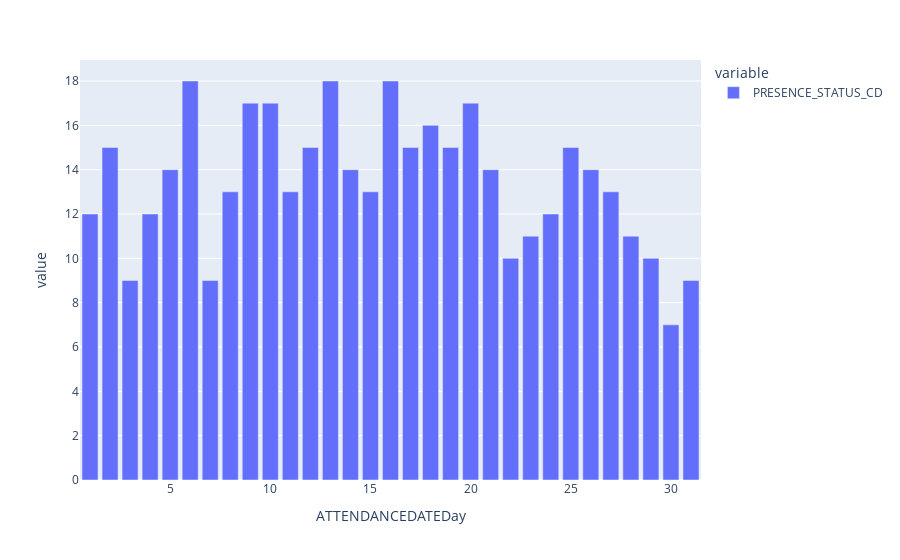

Notebook code cell kept with this figure:
### Code cell
df_temp = get_student_data(89271.0, "ATTENDANCEDATEDay", "Present")
df_temp.groupby("ATTENDANCEDATEDay")["PRESENCE_STATUS_CD"].count().plot(kind="bar")

### Figure 1 — Plotly figure (JSON) as saved in the notebook; plotly's stock layout.template omitted (floating-point values rounded to 4 significant figures)
{"data": [{"alignmentgroup": "True", "hovertemplate": "variable=PRESENCE_STATUS_CD<br>ATTENDANCEDATEDay=%{x}<br>value=%{y}<extra></extra>", "legendgroup": "PRESENCE_STATUS_CD", "marker": {"color": "#636efa", "pattern": {"shape": ""}}, "name": "PRESENCE_STATUS_CD", "offsetgroup": "PRESENCE_STATUS_CD", "orientation": "v", "showlegend": true, "textposition": "auto", "type": "bar", "x": [1, 2, 3, 4, 5, 6, 7, 8, 9, 10, 11, 12, 13, 14, 15, 16, 17, 18, 19, 20, 21, 22, 23, 24, 25, 26, 27, 28, 29, 30, 31], "xaxis": "x", "y": [12, 15, 9, 12, 14, 18, 9, 13, 17, 17, 13, 15, 18, 14, 13, 18, 15, 16, 15, 17, 14, 10, 11, 12, 15, 14, 13, 11, 10, 7, 9], "yaxis": "y"}], "layout": {"barmode": "relative", "legend": {"title": {"text": "variable"}, "tracegroupgap": 0}, "margin": {"t": 60}, "xaxis": {"anchor": "y", "domain": [0, 1], "title": {"text": "ATTENDANCEDATEDay"}}, "yaxis": {"anchor": "x", "domain": [0, 1], "title": {"text": "value"}}}}
